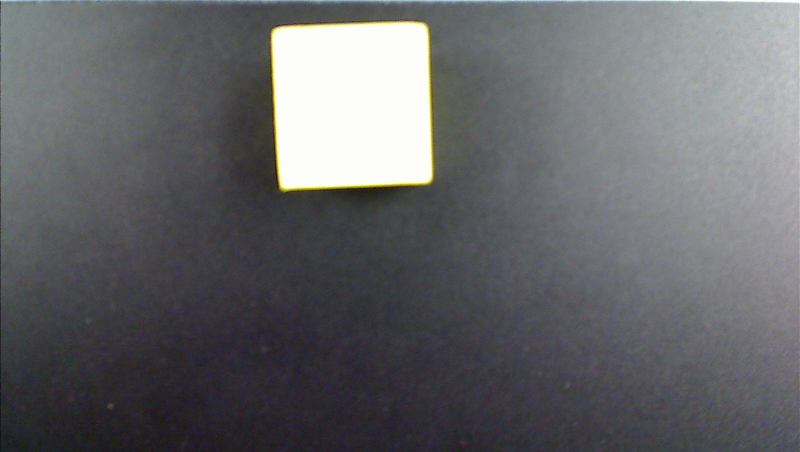
#> input picture test_pics/dobot_13.jpg, 1600 x 904 px, given in place of the camera (shown at 1/2 size)
$ python detect_mult_colors.py
#> lines starting #> are read from the running program, lines starting #| are printed output that depends on the picture; after the words box and inside, x2 and y2 are one past the last pixel; in counts of white or black regions, pixels touching at a corner belong together
import numpy as np
import cv2
import sys
import os

"""
detect_multi_colors.py

Developed to detect tokens used in pick/place operation with a dobot Magician robotic arm
This program detects Red, Blue, Yellow, and Green tokens and creates a bounding box around them in order to
sort with the dobot Magician

Developed by Zack Bowen with assistance from Quinn Geist and Zheng Zeng
Robotic Arm with Vision System, Penn State Behrend ECE
"""

# Colors in HSV
# Hue - Pure Color - 8 bits 0-180, find Hue value and divide by 2 to get values on scale
# Saturation - Purity/Intensity - 0-255
# Value - Relative Lightness or darkness - 0-255

# Red
lowerRed1 = np.array([160, 0, 0], dtype="uint8")
upperRed1 = np.array([180, 255, 255], dtype="uint8")
lowerRed2 = np.array([0, 0, 0], dtype="uint8")
upperRed2 = np.array([10, 255, 255], dtype="uint8")

# Blue
lowerBlue = np.array([100, 80, 0], dtype="uint8")
upperBlue = np.array([125, 255, 255], dtype="uint8")

# Yellow
lowerYellow = np.array([25, 0, 0], dtype="uint8")
upperYellow = np.array([40, 255, 255], dtype="uint8")

# Green
lowerGreen = np.array([45, 125, 125], dtype="uint8")
upperGreen = np.array([80, 255, 255], dtype="uint8")


def colorDetectionHSV():
    """
    Function used to detect live video images in HSV format
    """
    # cap = cv2.VideoCapture(0)
    cap = cv2.VideoCapture(1, cv2.CAP_DSHOW)
    while True:
        for _ in range(100):
            ret, image = cap.read()
            # image = zoom(image, 1, 1)

            image_HSV = cv2.cvtColor(image, cv2.COLOR_BGR2HSV)
            # cv2.imshow("i",image)

            # find the colors within the specified boundaries and apply the mask
            maskR1 = cv2.inRange(image_HSV, lowerRed1, upperRed1)  # red
            maskR2 = cv2.inRange(image_HSV, lowerRed2, upperRed2)  # red
            maskR = cv2.bitwise_or(maskR1, maskR2)
            maskB = cv2.inRange(image_HSV, lowerBlue, upperBlue)  # blue
            maskY = cv2.inRange(image_HSV, lowerYellow, upperYellow)  # yellow
            maskG = cv2.inRange(image_HSV, lowerGreen, upperGreen)  # green

            # Inverts the mask, does not display the color
            # mask = cv2.bitwise_not(mask)

            # Applies the masks to the image
            outputR = cv2.bitwise_and(image, image, mask=maskR)
            # [9 lines of commented-out code are left out]

            drawBoundingBox(outputR)
            # [7 lines of commented-out code are left out]
            if cv2.waitKey(1) & 0xFF == ord('q'):
                sys.exit(1)
#> this loop made 1 pass; (key q is pressed on pass 1)
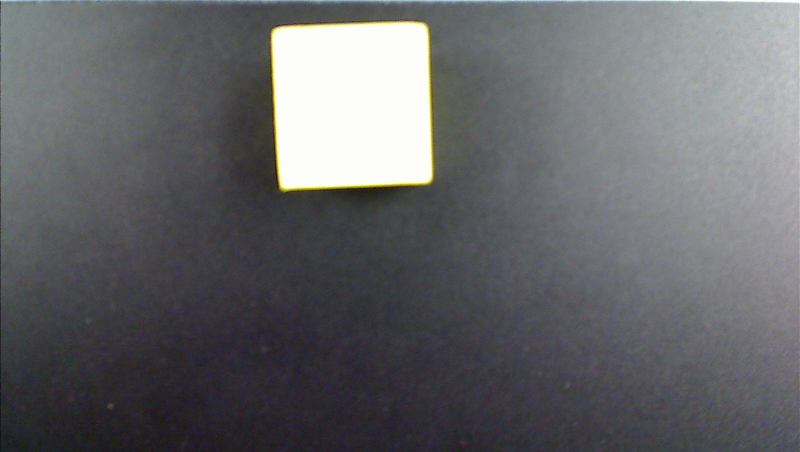
#> input picture test_pics/dobot_13.jpg, 1600 x 904 px, given in place of the camera (shown at 1/2 size)
#> pass 1, in colorDetectionHSV, `maskR1 = cv2.inRange(image_HSV, lowerRed1, upperRed1)`:
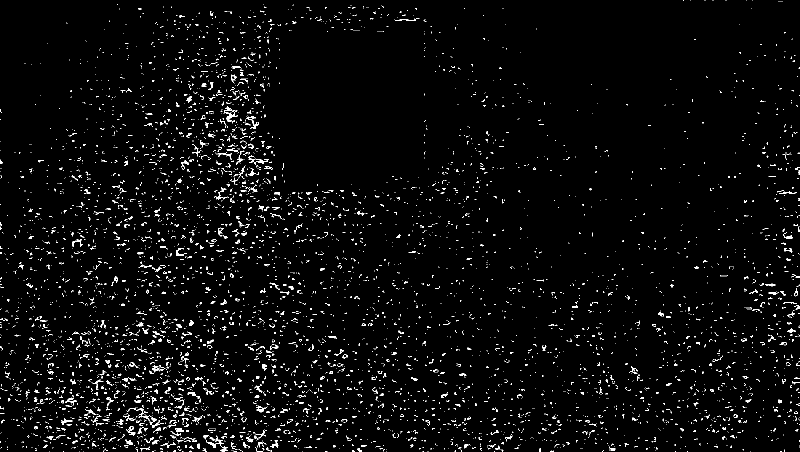
#> maskR1: shape (904, 1600) (shown at 1/2 size); 2.9% white in thin lines or dots
#> pass 1, in colorDetectionHSV, `maskR2 = cv2.inRange(image_HSV, lowerRed2, upperRed2)`:
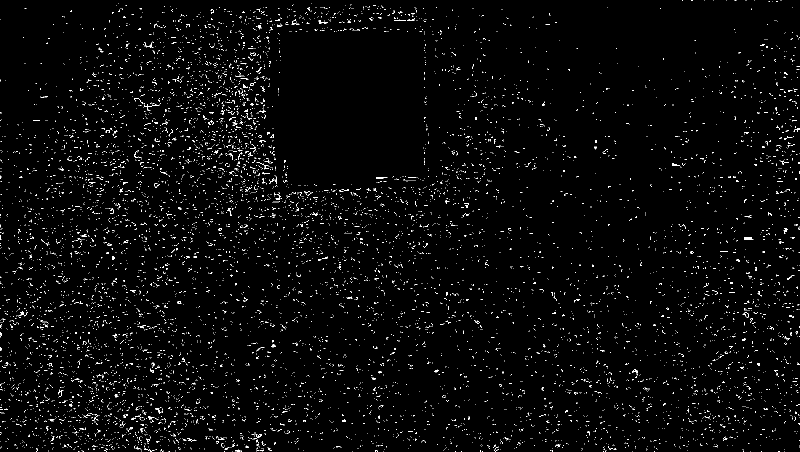
#> maskR2: shape (904, 1600) (shown at 1/2 size); 2.1% white in thin lines or dots
#> pass 1, in colorDetectionHSV, `maskR = cv2.bitwise_or(maskR1, maskR2)`:
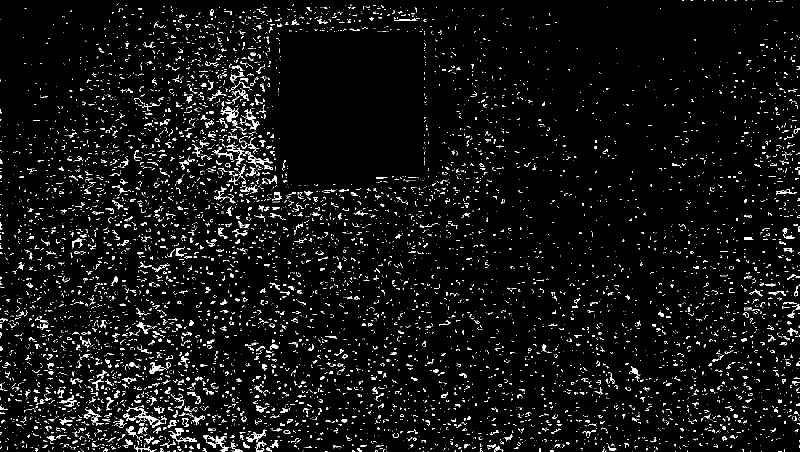
#> maskR: shape (904, 1600) (shown at 1/2 size); 5% white in thin lines or dots
#> image is the input picture: shape (904, 1600, 3); mean B, G, R 104.9, 102.1, 101.1
#> after the loop:
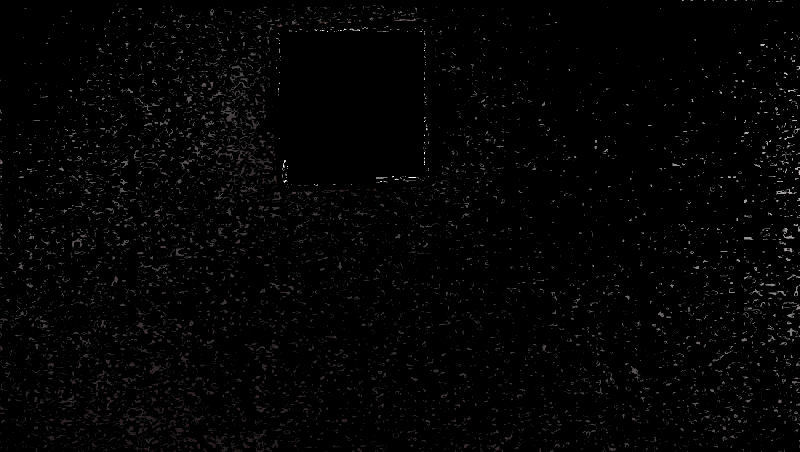
#> outputR: shape (904, 1600, 3) (shown at 1/2 size); mean B, G, R 3.7, 3.6, 3.8


# [82 lines left out: functions cyclePictures, viewPicture, not called in this run]


def drawBoundingBox(img):
    """
    Creates a bounding box around the given image
    Input: img - Image opened in CV2
    Returns the position of the bounding box as a tuple of x,y,w,h
    """

    # convert to grayscale
    gray = cv2.cvtColor(img, cv2.COLOR_BGR2GRAY)
    # cv2.imwrite("gray.jpg", gray)

    #  _____________________________________________________________________
    # Eventually want to update based on what the image looks like (change number of iterations)
    # Taking a matrix of size 5 as the kernel
    # kernel = np.ones((5, 5), np.uint8)

    # The first parameter is the original image,
    # kernel is the matrix with which image is
    # convolved and third parameter is the number
    # of iterations, which will determine how much
    # you want to erode/dilate a given image.
    # gray = cv2.erode(gray, kernel, iterations=5)
    #  _____________________________________________________________________

    smoothed = cv2.GaussianBlur(gray, (0, 0), sigmaX=10, sigmaY=10, borderType=cv2.BORDER_DEFAULT)
    # [6 lines of commented-out code are left out]
    thresh = cv2.threshold(smoothed, 128, 255, cv2.THRESH_BINARY)[1]
    # [6 lines of commented-out code are left out]
    result = img.copy()
    contours = cv2.findContours(thresh, cv2.RETR_EXTERNAL, cv2.CHAIN_APPROX_SIMPLE)
    contours = contours[0] if len(contours) == 2 else contours[1]
    if contours:
        x, y, w, h = cv2.boundingRect(contours[0])
        # cv2.rectangle(result, (x, y), (x + w, y + h), (0, 0, 255), 2)
        # print("x,y,w,h:", x, y, w, h)
        if w > 60 or h > 60 or w < 10 or h < 10:
            contours = ()
    # print(contours)

    # show thresh and result
    # cv2.imshow("bounding_box", thresh)
    # cv2.waitKey(1)
    return contours

    # cv2.destroyAllWindows()


# [15 lines left out: function zoom, not called in this run]


def main():
    colorDetectionHSV()
    # blobDetection()
    # viewPicture("dobot_9.jpg")
    # zoom(cv2.imread(os.path.join("test_pics", "dobot_1.jpg")), 2, 1)


if __name__ == "__main__":
#> (the run stopped early here; a loop or call above may not have finished)

$ run again, on test_pics/dobot_14.jpg
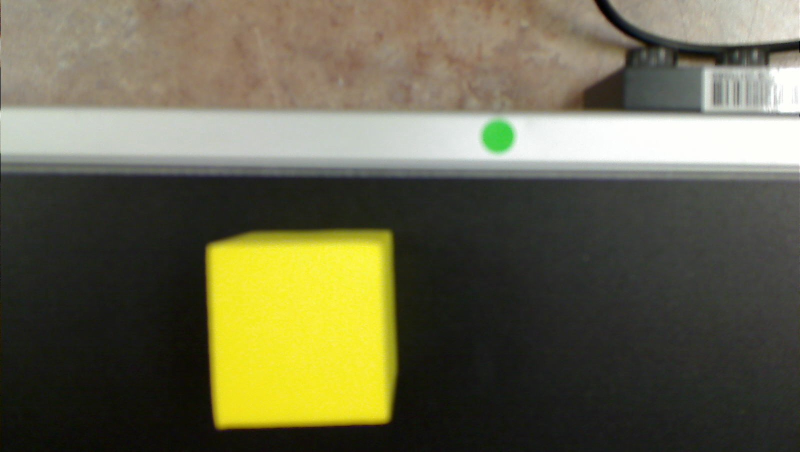
#> input picture test_pics/dobot_14.jpg, 1600 x 904 px, given in place of the camera (shown at 1/2 size)
#> the loop in colorDetectionHSV, `for _ in range(100):` made 1 pass; (key q is pressed on pass 1)
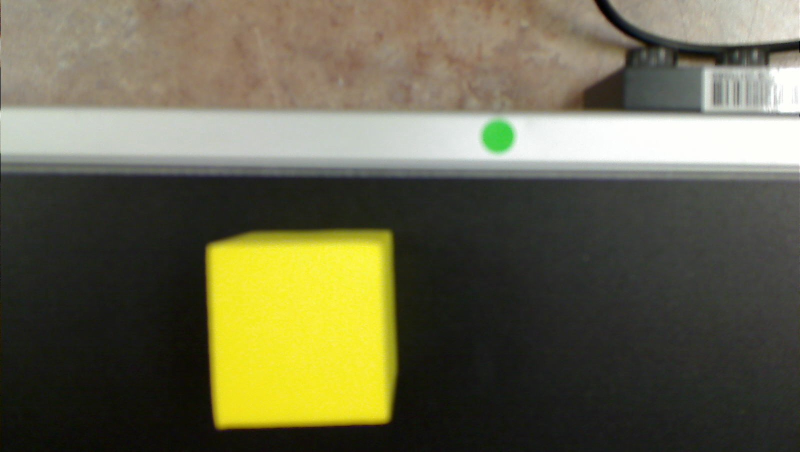
#> input picture test_pics/dobot_14.jpg, 1600 x 904 px, given in place of the camera (shown at 1/2 size)
#> pass 1, in colorDetectionHSV, `maskR1 = cv2.inRange(image_HSV, lowerRed1, upperRed1)`:
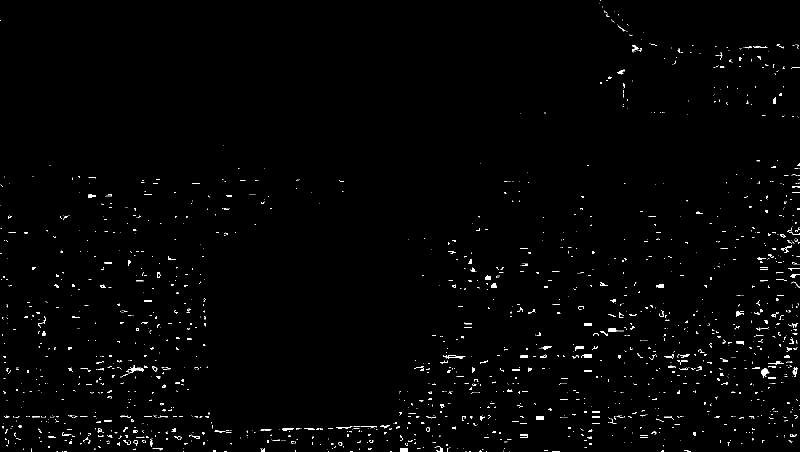
#> maskR1: shape (904, 1600) (shown at 1/2 size); 1.2% white in thin lines or dots
#> in colorDetectionHSV, image is the input picture: shape (904, 1600, 3); mean B, G, R 76.1, 101.6, 104.4
#> after the loop in colorDetectionHSV, `for _ in range(100):`:
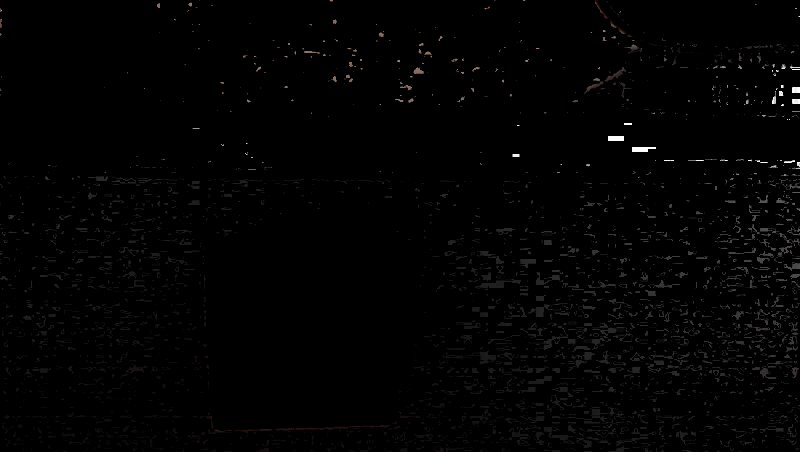
#> outputR: shape (904, 1600, 3) (shown at 1/2 size); mean B, G, R 2.4, 2.4, 2.5

$ run again, on test_pics/dobot_15.jpg
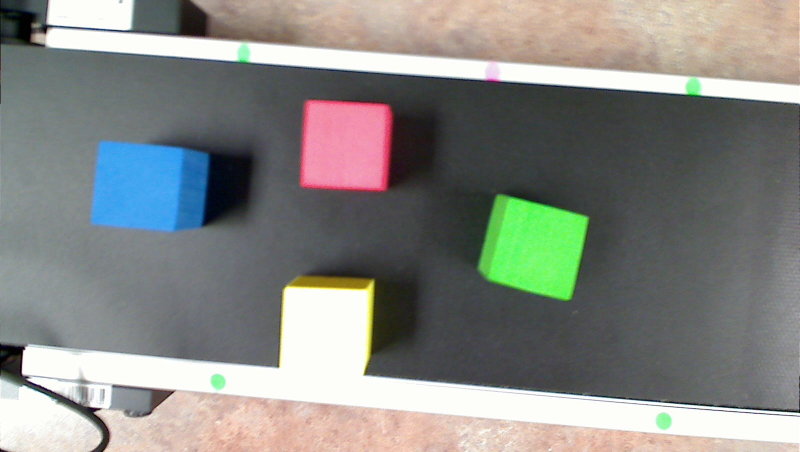
#> input picture test_pics/dobot_15.jpg, 1600 x 904 px, given in place of the camera (shown at 1/2 size)
#> the loop in colorDetectionHSV, `for _ in range(100):` made 1 pass; (key q is pressed on pass 1)
#> (x in drawBoundingBox, y in drawBoundingBox, w in drawBoundingBox, h in drawBoundingBox) on pass 1: (1065, 855, 207, 49)
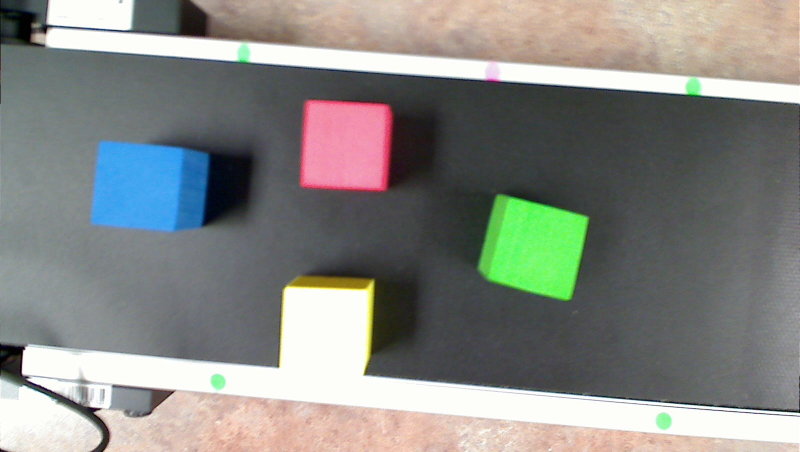
#> input picture test_pics/dobot_15.jpg, 1600 x 904 px, given in place of the camera (shown at 1/2 size)
#> pass 1, in colorDetectionHSV, `maskR1 = cv2.inRange(image_HSV, lowerRed1, upperRed1)`:
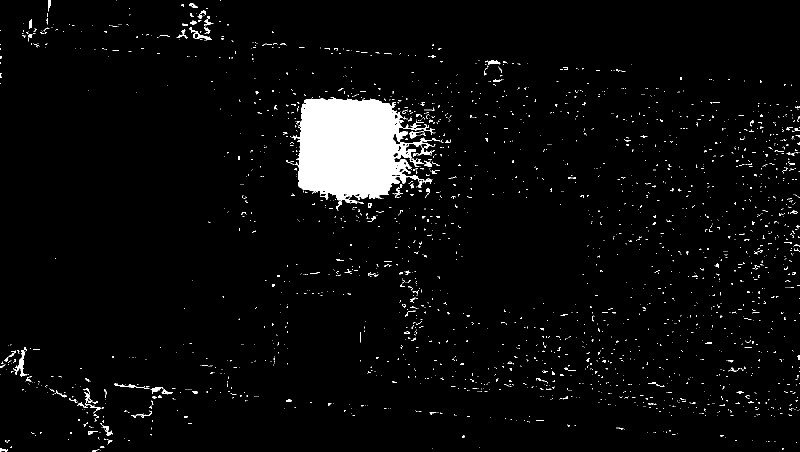
#> maskR1: shape (904, 1600) (shown at 1/2 size); 3.8% white; 2262 white regions (2100 under 20 px), largest, box (x1, y1, x2, y2) and area: (584, 194, 881, 422) 39153, (27, 700, 54, 754) 416, (807, 246, 871, 270) 326
#> in colorDetectionHSV, image is the input picture: shape (904, 1600, 3); mean B, G, R 131.5, 135.7, 134.2
#> after the loop in colorDetectionHSV, `for _ in range(100):`:
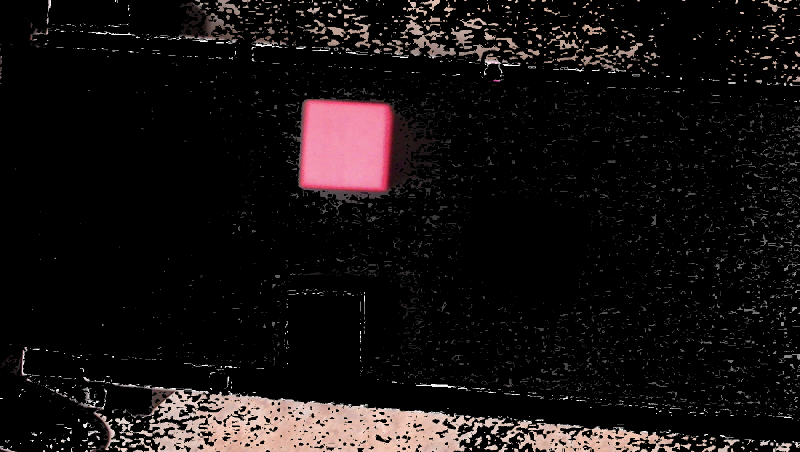
#> outputR: shape (904, 1600, 3) (shown at 1/2 size); mean B, G, R 17.9, 18, 22.6
